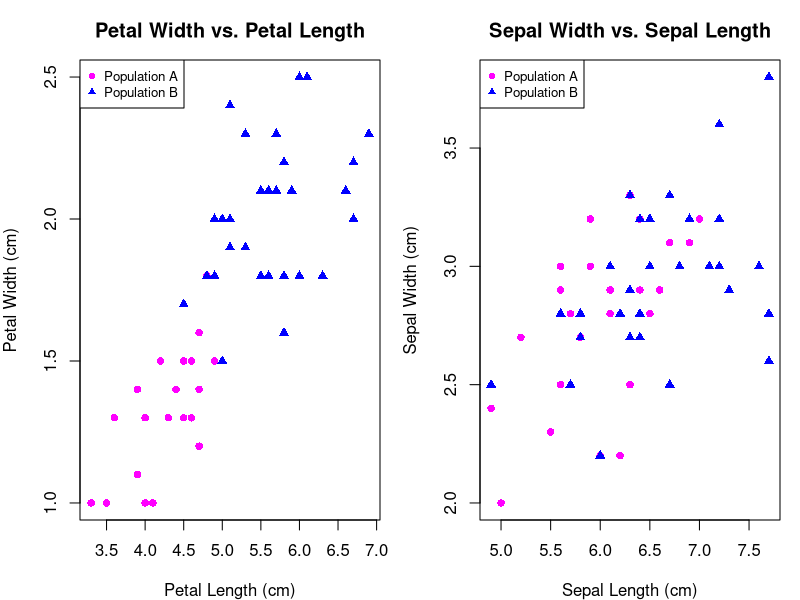
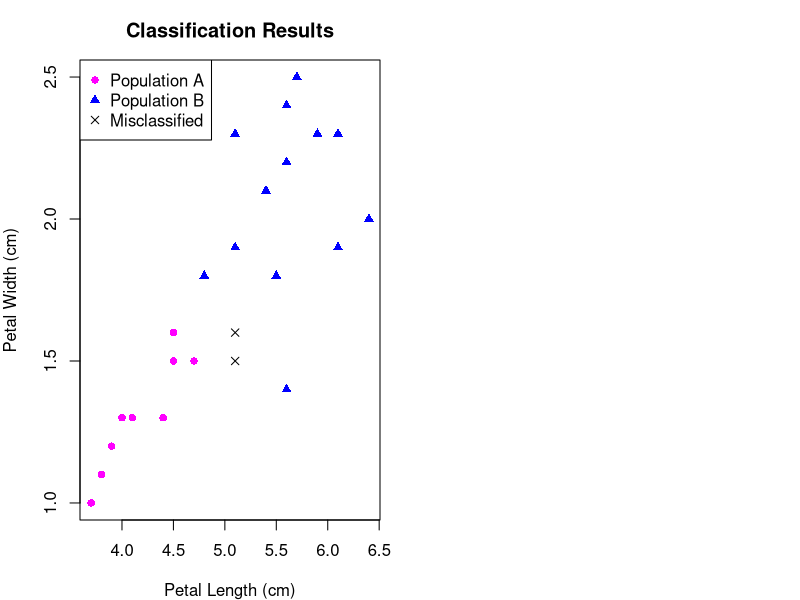

Source code (R) for these figures, in order:
# Import the data set
iris_training <- read.table("iris-training-data.txt", header = TRUE, sep = " ")

# Set up the plotting layout to display two plots side by side
par(mfrow = c(1, 2))

# Adjust the margins of the plots
par(mar = c(4, 4, 3, 1))

# Plot Petal Width vs. Petal Length
plot(iris_training$Petal.Width ~ iris_training$Petal.Length,
     xlab = "Petal Length (cm)",
     ylab = "Petal Width (cm)",
     pch = c(16, 17)[as.numeric(as.factor(iris_training$population))],
     col = c("magenta", "blue")[as.numeric(as.factor(iris_training$population))],
     main = "Petal Width vs. Petal Length")

# Add a legend to the first plot
legend("topleft",
       legend = c("Population A", "Population B"),
       pch = c(16, 17),
       col = c("magenta", "blue"), 
       cex = 0.8)

# Plot Sepal Width vs. Sepal Length
plot(iris_training$Sepal.Width ~ iris_training$Sepal.Length,
     xlab = "Sepal Length (cm)",
     ylab = "Sepal Width (cm)",
     pch = c(16, 17)[as.numeric(as.factor(iris_training$population))],
     col = c("magenta", "blue")[as.numeric(as.factor(iris_training$population))],
     main = "Sepal Width vs. Sepal Length")
# Add a legend to the second plot
legend("topleft", 
       legend = c("Population A", "Population B"), 
       pch = c(16, 17), 
       col = c("magenta", "blue"),
       cex = 0.8)


# Define the training_est function
training_est <- function(training_data) {
  p <- ncol(training_data) - 1  # Number of dimensions of the observations
  n <- nrow(training_data)  # Number of observations
  
  # Subset the observations into the two populations:
  data_A <- training_data[training_data$population == "A", 1:p]
  data_B <- training_data[training_data$population == "B", 1:p]
  
  # Estimate the required quantities:
  n_A <- nrow(data_A)
  n_B <- nrow(data_B)
  
  pi_A <- n_A / n  # Proportion of population A
  pi_B <- n_B / n  # Proportion of population B
  
  mean_A <- colMeans(data_A)  # Mean vector for population A
  mean_B <- colMeans(data_B)  # Mean vector for population B
  
  # Pooled covariance estimate
  cov_est <- ((n_A - 1) * cov(data_A) + (n_B - 1) * cov(data_B)) / (n - 2)
  
  # Return the estimated quantities in a list:
  training_ests <- list(mean_A = mean_A, 
                        mean_B = mean_B,
                        pi_A = pi_A, 
                        pi_B = pi_B, 
                        cov_est = cov_est)
  
  return(training_ests)
}    

# Define function to compute the linear discriminant vector
compute_discriminant_vector <- function(cov_est, mean_A, mean_B) {
  l_hat <- solve(cov_est) %*% (mean_A - mean_B)
  return(as.vector(l_hat))
}

# Define calc_decision_point function
calculate_decision_boundary <- function(l_hat, mean_A, mean_B, pi_A, pi_B) {
  decision_point <- 0.5 * sum(l_hat * (mean_A + mean_B)) - log(pi_A / pi_B)
  return(decision_point)
}

# Define classify_observation function
classify_observation <- function(obs, l_hat, decision_point) {
  if(sum(l_hat * obs) > decision_point) {
    population_estimate <- "A"
  } else {
    population_estimate <- "B"
  }
  return(population_estimate)
}

# Define classify_data function
classify_data <- function(training_data, test_data) {
  # Estimate parameters from the training data
  train_ests <- training_est(training_data)
  
  # Calculate the linear discriminant vector
  l_hat <- compute_discriminant_vector(cov_est = train_ests$cov_est, 
                      mean_A = train_ests$mean_A, 
                      mean_B = train_ests$mean_B)
  
  # Calculate the decision point
  decision_point <- calculate_decision_boundary(l_hat = l_hat, 
                                        mean_A = train_ests$mean_A,
                                        mean_B = train_ests$mean_B,
                                        pi_A = train_ests$pi_A, 
                                        pi_B = train_ests$pi_B)
  
  # Classify each observation in the test data
  population_estimates <- apply(X = test_data, MARGIN = 1, FUN = classify_observation,
                           l_hat = l_hat, decision_point = decision_point)
  
  return(population_estimates)
}

# Import the test data
test_data <- read.table("iris-test-data.txt", header = TRUE, sep = " ")  # Import the test data set

# Classify the test data using the training data
iris_results <- classify_data(training_data = iris_training, test_data = test_data)

# Add the classification results to the test data
test_data$population_est <- iris_results

# Create the vector of known populations for test_data:
test_data$population <- c(rep("A", 10), rep("B", 15))

# Calculate the proportion of correctly classified points
accuracy  <- mean(test_data$population == test_data$population_est)
print(paste0(round(accuracy  * 100), "% of the observations were correctly classified."))

# Introduce a new variable 'class', that indicates whether the observation was correctly classified
test_data$class <- factor(as.numeric(test_data$population == test_data$population_est))

# Plot the data, using the class variable to set point types
plot(Petal.Width ~ Petal.Length,
     xlab = "Petal Length (cm)",
     ylab = "Petal Width (cm)", 
     main = "Classification Results",
     pch = ifelse(test_data$class == 1, c(16, 17)[as.numeric(as.factor(test_data$population))], 4),  # Circle for A, Triangle for B, Crosses for misclassified
     col = ifelse(test_data$class == 1, c("magenta", "blue")[as.numeric(as.factor(test_data$population))], "black"),
     data = test_data)

# Add a legend to the plot
legend("topleft",
       legend = c("Population A", "Population B", "Misclassified"),
       pch = c(16, 17, 4),  # Circle for A, Triangle for B, Crosses for misclassified
       col = c("magenta", "blue", "black"), 
       cex = 1)
